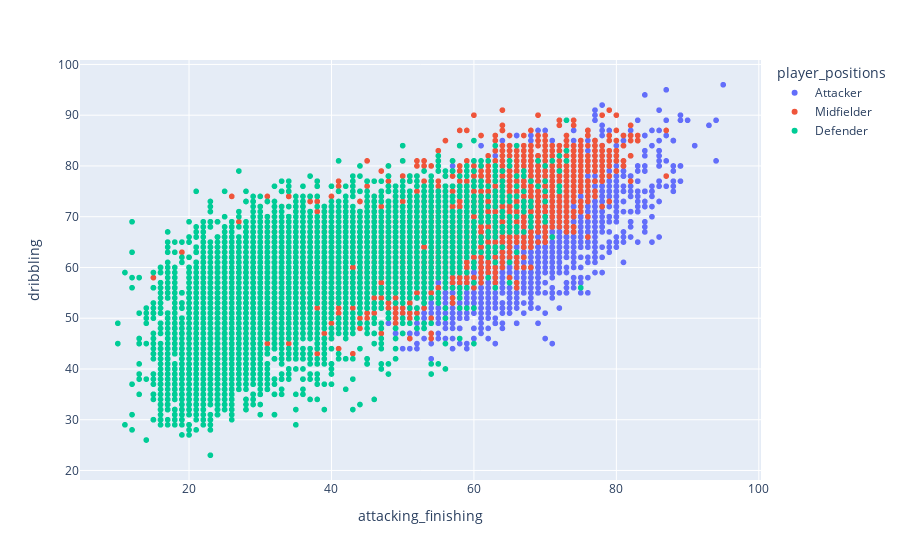

The notebook cell this image was saved under:
### Code cell
px.scatter(data_frame=df, x='attacking_finishing',y = 'dribbling',color='player_positions')

### Figure 1 — Plotly figure (JSON) as saved in the notebook; plotly's stock layout.template omitted (floating-point values rounded to 4 significant figures; data arrays with more than 128 entries replaced by an {"elided": "..."} marker saying what was removed)
{"data": [{"hovertemplate": "player_positions=Attacker<br>attacking_finishing=%{x}<br>dribbling=%{y}<extra></extra>", "legendgroup": "Attacker", "marker": {"color": "#636efa", "symbol": "circle"}, "mode": "markers", "name": "Attacker", "showlegend": true, "type": "scattergl", "x": {"elided": "3442 int values"}, "xaxis": "x", "y": {"elided": "3442 int values"}, "yaxis": "y"}, {"hovertemplate": "player_positions=Midfielder<br>attacking_finishing=%{x}<br>dribbling=%{y}<extra></extra>", "legendgroup": "Midfielder", "marker": {"color": "#EF553B", "symbol": "circle"}, "mode": "markers", "name": "Midfielder", "showlegend": true, "type": "scattergl", "x": {"elided": "6862 int values"}, "xaxis": "x", "y": {"elided": "6862 int values"}, "yaxis": "y"}, {"hovertemplate": "player_positions=Defender<br>attacking_finishing=%{x}<br>dribbling=%{y}<extra></extra>", "legendgroup": "Defender", "marker": {"color": "#00cc96", "symbol": "circle"}, "mode": "markers", "name": "Defender", "showlegend": true, "type": "scattergl", "x": {"elided": "5938 int values"}, "xaxis": "x", "y": {"elided": "5938 int values"}, "yaxis": "y"}], "layout": {"legend": {"title": {"text": "player_positions"}, "tracegroupgap": 0}, "margin": {"t": 60}, "xaxis": {"anchor": "y", "domain": [0, 1], "title": {"text": "attacking_finishing"}}, "yaxis": {"anchor": "x", "domain": [0, 1], "title": {"text": "dribbling"}}}}
